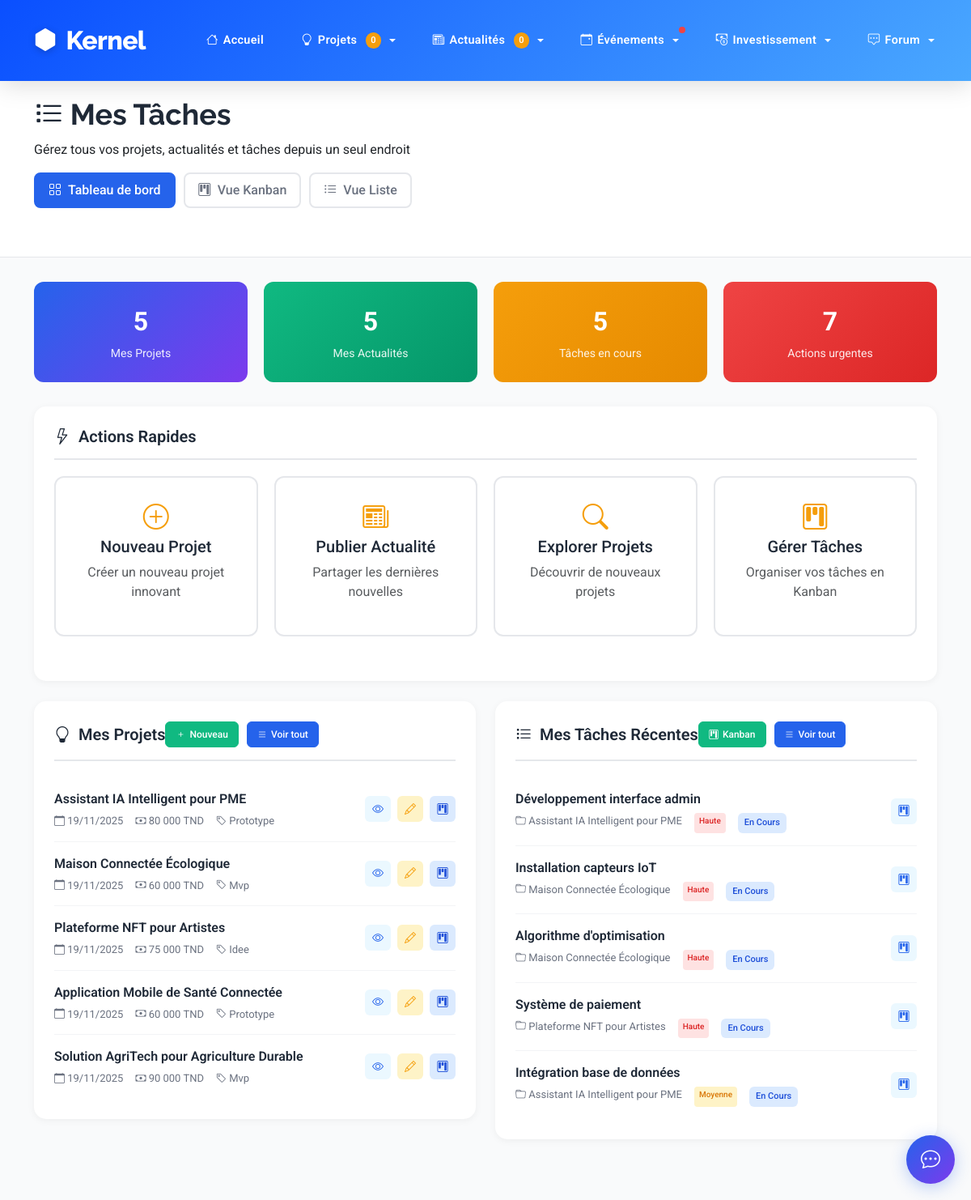
The page /view/FrontOffice/mes-taches.php on the database its author committed.
### tables this page shows
CREATE TABLE `projet` (
  `id` int(11) NOT NULL,
  `titre` varchar(200) DEFAULT NULL,
  `description` text DEFAULT NULL,
  `budget_requis` decimal(10,2) DEFAULT NULL,
  `budget_actuel` decimal(10,2) DEFAULT NULL,
  `statut` enum('idee','prototype','mvp','production') DEFAULT 'idee',
  `date_creation` datetime DEFAULT NULL,
  `user_id` int(11) DEFAULT NULL
);

CREATE TABLE `taches_projet` (
  `id` int(11) NOT NULL,
  `projet_id` int(11) NOT NULL,
  `titre` varchar(255) NOT NULL,
  `description` text DEFAULT NULL,
  `statut` enum('a_faire','en_cours','termine') DEFAULT 'a_faire',
  `priorite` enum('basse','moyenne','haute') DEFAULT 'moyenne',
  `date_creation` datetime DEFAULT current_timestamp(),
  `date_debut` datetime DEFAULT NULL,
  `date_fin` datetime DEFAULT NULL,
  `date_echeance` datetime DEFAULT NULL,
  `assignee_id` int(11) DEFAULT NULL,
  `ordre` int(11) DEFAULT 0,
  `couleur` varchar(7) DEFAULT '#3B82F6',
  `tags` text DEFAULT NULL,
  `temps_estime` int(11) DEFAULT NULL COMMENT 'Temps estimé en heures',
  `temps_passe` int(11) DEFAULT 0 COMMENT 'Temps passé en heures',
  `created_by` int(11) DEFAULT NULL,
  `updated_at` datetime DEFAULT current_timestamp() ON UPDATE current_timestamp()
);

### view/FrontOffice/mes-taches.php (the view, shortened to what the rows shown need)
<?php
include_once(__DIR__ . '/../../controller/projetcontroller.php');
include_once(__DIR__ . '/../../controller/taskcontroller.php');
$projetController = new ProjetController();
$taskController = new TaskController();
$userId = 1;
$projets = $projetController->listProjets();
$mesProjets = array_slice($projets, 0, 5);
$mesTaches = $taskController->getTasksByUser($userId);
$viewMode = $_GET['view'] ?? 'dashboard';
?>
<!DOCTYPE html>
<html lang="fr">
<head>
    <link href="https://cdnjs.cloudflare.com/ajax/libs/bootstrap/5.3.0/css/bootstrap.min.css" rel="stylesheet">
    <link href="https://cdnjs.cloudflare.com/ajax/libs/bootstrap-icons/1.10.0/font/bootstrap-icons.min.css" rel="stylesheet">
</head>
<body>
    <div class="page-header">
        <div class="container">
            <h1 class="page-title"><i class="bi bi-list-task"></i> Mes Tâches</h1>
        </div>
    </div>
    <div class="container">
        <?php if ($viewMode === 'dashboard'): ?>
        <div class="row">
            <div class="col-lg-6">
                <div class="dashboard-card">
                    <?php if (empty($mesProjets)): ?>
                        <div class="empty-state">
                            <i class="bi bi-lightbulb"></i>
                            <h5>Aucun projet créé</h5>
                            <p>Commencez par créer votre premier projet innovant</p>
                            <a href="ajoutprojet.php" class="btn-sm-action btn-primary-sm">
                                <i class="bi bi-plus"></i> Créer un projet
                            </a>
                        </div>
                    <?php else: ?>
                        <ul class="item-list">
                            <?php foreach ($mesProjets as $projet): ?>
                                <li>
                                    <div class="item-info">
                                        <div class="item-title"><?php echo htmlspecialchars($projet['titre']); ?></div>
                                        <div class="item-meta">
                                            <span><i class="bi bi-calendar"></i> <?php echo date('d/m/Y', strtotime($projet['date_creation'])); ?></span>
                                            <span><i class="bi bi-cash"></i> <?php echo number_format($projet['budget_requis'], 0, ',', ' '); ?> TND</span>
                                            <span><i class="bi bi-tag"></i> <?php echo ucfirst($projet['statut']); ?></span>
                                        </div>
                                    </div>
                                    <div class="item-actions">
                                        <a href="detailsprojet.php?id=<?php echo $projet['id']; ?>" class="action-btn view" title="Voir">
                                            <i class="bi bi-eye"></i>
                                        </a>
                                        <a href="modifierprojet.php?id=<?php echo $projet['id']; ?>" class="action-btn edit" title="Modifier">
                                            <i class="bi bi-pencil"></i>
                                        </a>
                                        <a href="?view=kanban&project=<?php echo $projet['id']; ?>" class="action-btn" style="background: #DBEAFE; color: #1D4ED8;" title="Gérer tâches">
                                            <i class="bi bi-kanban"></i>
                                        </a>
                                    </div>
                                </li>
                            <?php endforeach; ?>
                        </ul>
                    <?php endif; ?>
                </div>
            </div>
            <div class="col-lg-6">
                <div class="dashboard-card">
                    <?php if (empty($mesTaches)): ?>
                        <div class="empty-state">
                            <i class="bi bi-list-task"></i>
                            <h5>Aucune tâche créée</h5>
                            <p>Commencez par créer votre première tâche</p>
                            <a href="?view=kanban" class="btn-sm-action btn-primary-sm">
                                <i class="bi bi-plus"></i> Créer une tâche
                            </a>
                        </div>
                    <?php else: ?>
                        <ul class="item-list">
                            <?php foreach (array_slice($mesTaches, 0, 5) as $tache): ?>
                                <li>
                                    <div class="item-info">
                                        <div class="item-title"><?php echo htmlspecialchars($tache['titre']); ?></div>
                                        <div class="item-meta">
                                            <span><i class="bi bi-folder"></i> <?php echo htmlspecialchars($tache['projet_titre']); ?></span>
                                            <span class="task-priority priority-<?php echo $tache['priorite']; ?>">
                                                <?php echo ucfirst($tache['priorite']); ?>
                                            </span>
                                            <span class="status-badge status-<?php echo $tache['statut']; ?>">
                                                <?php
                                                $statusLabels = [
                                                    'a_faire' => 'À Faire',
                                                    'en_cours' => 'En Cours',
                                                    'termine' => 'Terminé'
                                                ];
                                                echo $statusLabels[$tache['statut']];
                                                ?>
                                            </span>
                                        </div>
                                    </div>
                                    <div class="item-actions">
                                        <a href="?view=kanban&project=<?php echo $tache['projet_id']; ?>" class="action-btn view" title="Voir projet">
                                            <i class="bi bi-kanban"></i>
                                        </a>
                                    </div>
                                </li>
                            <?php endforeach; ?>
                        </ul>
                    <?php endif; ?>
                </div>
            </div>
        </div>
        <?php endif; ?>
    </div>
</body>
</html>

### rows shown on the page
projet: titre "Assistant IA Intelligent pour PME", date_creation "19/11/2025", budget_requis "80 000", statut "Prototype"
projet: titre "Maison Connectée Écologique", date_creation "19/11/2025", budget_requis "60 000", statut "Mvp"
projet: titre "Plateforme NFT pour Artistes", date_creation "19/11/2025", budget_requis "75 000", statut "Idee"
projet: titre "Application Mobile de Santé Connectée", date_creation "19/11/2025", budget_requis "60 000", statut "Prototype"
projet: titre "Solution AgriTech pour Agriculture Durable", date_creation "19/11/2025", budget_requis "90 000", statut "Mvp"
taches_projet: titre "Développement interface admin", projet.titre "Assistant IA Intelligent pour PME", priorite "Haute", statut "En Cours"
taches_projet: titre "Installation capteurs IoT", projet.titre "Maison Connectée Écologique", priorite "Haute", statut "En Cours"
taches_projet: titre "Algorithme d'optimisation", projet.titre "Maison Connectée Écologique", priorite "Haute", statut "En Cours"
taches_projet: titre "Système de paiement", projet.titre "Plateforme NFT pour Artistes", priorite "Haute", statut "En Cours"
taches_projet: titre "Intégration base de données", projet.titre "Assistant IA Intelligent pour PME", priorite "Moyenne", statut "En Cours"

### other values the page prints
count($mesProjets) "5"
count($mesActualites) "5"
$statsUtilisateur['en_cours'] "5"
$statsUtilisateur['urgentes'] "7"
